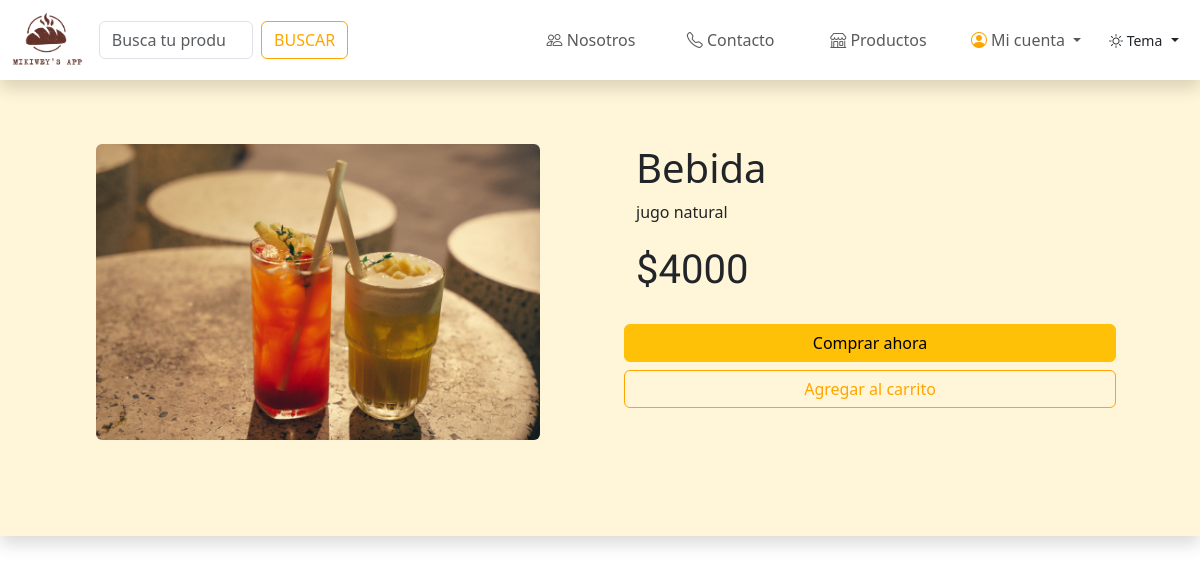
Page /view/user/producto.php?id=1 on the committed database.
### tables this page shows
CREATE TABLE `inventario` (
  `id_inv` int(11) NOT NULL,
  `imagen` varchar(100) NOT NULL,
  `producto` varchar(100) NOT NULL,
  `descrip` varchar(50) NOT NULL,
  `preuni` varchar(50) NOT NULL,
  `cat` varchar(60) NOT NULL,
  `cantidad` varchar(50) NOT NULL
);

### view/user/producto.php (the view, shortened to what this page needs)
<?php
require('../../controller/conexion.php');
$id=$_GET["id"];
$mostrarArticulo = "SELECT * FROM inventario WHERE id_inv='$id'";
$result = $db->query($mostrarArticulo);
if ($producto= mysqli_fetch_array($result)){
}
?>
<!DOCTYPE html>
<html lang="en">
    <head>
        <?php include ('../../view/include/boostrap.php');?>
    </head>
<body data-bs-theme="light">
<?php include ('../../view/include/header.php');?>
<div class="container-fluid color shadow mt-5 p-5">
    <div class="row justify-content-center">
        <div class="col-6 p-5 row">
          <div class="col-12" >
              <img src="../../IMG/inventario/<?php echo $producto['imagen'];?>" alt="" class="img-fluid rounded">
          </div>
        </div>
        <div class="col-6 p-5">
                <h1><?php echo $producto['producto'];?></h1>
            <div class="row">
                <p><?php echo $producto['descrip'];?></p>
                <p class="fs-1 simoneta">$<?php echo $producto['preuni'];?></p>
                <a class="btn btn-warning my-2" href="">Comprar ahora</a>
                <a class="btn bordenaranja naranja bhovernaranja" href="">Agregar al carrito</a>
            </div>
        </div>
    </div>
</div>
</body>
</html>

### css/styles.css (style rules this page uses)
:root { --cafe:#5b281d; --colorcuadros:#fff5d8; --colorgeneral:#FFFAF4; --naranja:orange ; }
* { margin: 0px; padding:0px; box-sizing: border-box; }
a { text-decoration: none; }
.naranja { color: var(--naranja); }
.simoneta { font-family: 'Simonetta', cursive; }
.bordenaranja { border: solid 1px var(--naranja); }
.color { background:var(--colorcuadros); }

### rows in the picture
inventario: imagen (picture), producto "Bebida", descrip "jugo natural", preuni "4000"
